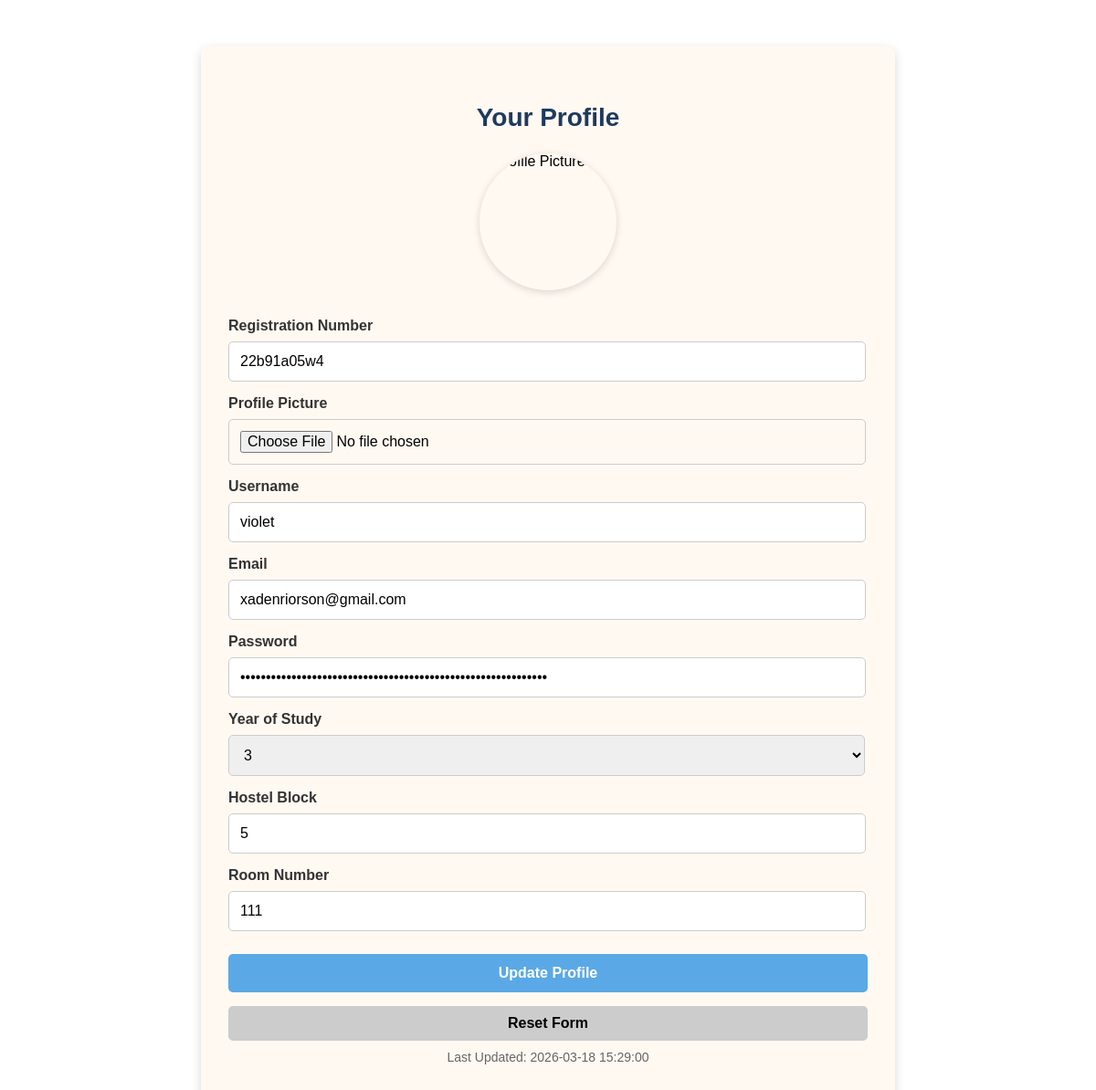
Screenshot of /user_profile.php (signed in) with the database file from the repository.
### tables this page shows
CREATE TABLE `users` (
  `registration_number` varchar(20) NOT NULL,
  `username` varchar(100) NOT NULL,
  `email` varchar(100) NOT NULL,
  `password` varchar(255) NOT NULL,
  `year_of_study` enum('1','2','3','4') NOT NULL,
  `hostel_block` varchar(50) DEFAULT NULL,
  `room_number` varchar(10) DEFAULT NULL,
  `created_at` timestamp NOT NULL DEFAULT current_timestamp(),
  `role` enum('user','admin') NOT NULL DEFAULT 'user',
  `profile_picture` varchar(255) DEFAULT NULL
);

### user_profile.php (the view, shortened to what this page needs)
<?php
include('db.php');
$regno = $_SESSION['regno'];
$stmt = $conn->prepare("SELECT * FROM users WHERE registration_number=?");
$stmt->bind_param("s", $regno);
$stmt->execute();
$result = $stmt->get_result();
$user = $result->fetch_assoc();
$default_img = 'https://cdn-icons-png.flaticon.com/512/3135/3135789.png';
$profile_img = (!empty($user['profile_picture'])) ? htmlspecialchars($user['profile_picture']) : $default_img;
?>
<!DOCTYPE html>
<html lang="en">
<head>
</head>
<body>
<div class="container">
    <h2>Your Profile</h2>
    <div class="profile-picture">
        <img id="preview-img" src="<?= $profile_img ?>" alt="Profile Picture">
    </div>
    <form method="POST" enctype="multipart/form-data" id="profile-form">
        <label>Registration Number</label>
        <input type="text" value="<?= htmlspecialchars($user['registration_number']) ?>" readonly>
        <label>Profile Picture</label>
        <input type="file" name="profile_picture" onchange="previewImage(event)">
        <label>Username</label>
        <input type="text" name="username" value="<?= htmlspecialchars($user['username']) ?>" required>
        <label>Email</label>
        <input type="email" name="email" value="<?= htmlspecialchars($user['email']) ?>" required>
        <label>Password</label>
        <input type="password" name="password" value="<?= htmlspecialchars($user['password']) ?>" required>
        <label>Year of Study</label>
        <select name="year_of_study" required>
            <option value="3" <?= $user['year_of_study'] === '3' ? 'selected' : '' ?>>3</option>
        </select>
        <label>Hostel Block</label>
        <input type="text" name="hostel_block" value="<?= htmlspecialchars($user['hostel_block']) ?>">
        <label>Room Number</label>
        <input type="text" name="room_number" value="<?= htmlspecialchars($user['room_number']) ?>">
        <button type="submit">Update Profile</button>
        <button type="button" class="reset-btn" onclick="resetForm()">Reset Form</button>
    </form>
    <div class="last-updated">
        Last Updated: <?= htmlspecialchars($user['created_at']) ?>
    </div>
</div>
</body>
</html>

### user_profile.php (style rules this page uses)
body { font-family: 'Poppins', sans-serif; background: url('images/bg.png') no-repeat center center/cover; margin: 0; padding: 0; }
.container { max-width: 700px; margin: 50px auto; padding: 40px 30px; background: rgba(255, 248, 240, 0.85); border-radius: 10px; box-shadow: 0 4px 12px rgba(0, 0, 0, 0.15); }
h2 { text-align: center; color: #1E3A5F; font-size: 28px; font-weight: bold; }
form { margin-top: 30px; }
label { display: block; margin-top: 15px; font-weight: 600; color: #333; font-size: 16px; }
input { width: 96%; padding: 12px; margin-top: 8px; border: 1px solid #ccc; border-radius: 5px; font-size: 16px; }
select { width: 99.5%; padding: 12px; margin-top: 8px; border: 1px solid #ccc; border-radius: 5px; font-size: 16px; }
button { margin-top: 25px; width: 100%; padding: 12px; background-color: #5AA9E6; color: white; border: none; border-radius: 5px; font-weight: bold; cursor: pointer; font-size: 16px; transition: background-color 0.3s ease; }
.reset-btn { margin-top: 15px; width: 100%; padding: 10px; background-color: #ccc; color: black; border: none; border-radius: 5px; font-weight: bold; cursor: pointer; transition: background-color 0.3s ease; }
.profile-picture { display: flex; justify-content: center; margin: 20px 0; }
.profile-picture img { border-radius: 50%; width: 150px; height: 150px; object-fit: cover; box-shadow: 0 2px 8px rgba(0, 0, 0, 0.15); }
.last-updated { text-align: center; font-size: 14px; margin-top: 10px; color: #666; }

### rows the page displays
users: registration_number "22b91a05w4", username "violet", email "xadenriorson@gmail.com", year_of_study "3", hostel_block "5", room_number "111", created_at "2026-03-18 15:29:00"
